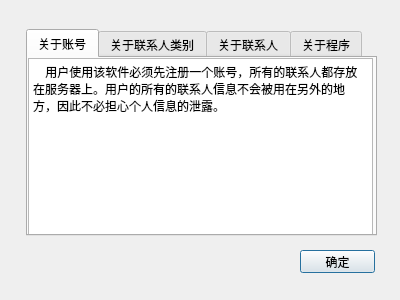
<?xml version="1.0" encoding="UTF-8"?>
<ui version="4.0">
 <class>AboutDialog</class>
 <widget class="QDialog" name="AboutDialog">
  <property name="geometry">
   <rect>
    <x>0</x>
    <y>0</y>
    <width>400</width>
    <height>300</height>
   </rect>
  </property>
  <property name="sizePolicy">
   <sizepolicy hsizetype="Fixed" vsizetype="Fixed">
    <horstretch>0</horstretch>
    <verstretch>0</verstretch>
   </sizepolicy>
  </property>
  <property name="minimumSize">
   <size>
    <width>400</width>
    <height>300</height>
   </size>
  </property>
  <property name="maximumSize">
   <size>
    <width>400</width>
    <height>300</height>
   </size>
  </property>
  <property name="windowTitle">
   <string>关于</string>
  </property>
  <property name="windowIcon">
   <iconset resource="resource.qrc">
    <normaloff>:/Img/Img/blenderIcon.png</normaloff>:/Img/Img/blenderIcon.png</iconset>
  </property>
  <widget class="QPushButton" name="buttonOk">
   <property name="geometry">
    <rect>
     <x>300</x>
     <y>250</y>
     <width>75</width>
     <height>23</height>
    </rect>
   </property>
   <property name="text">
    <string>确定</string>
   </property>
   <property name="shortcut">
    <string>Return</string>
   </property>
  </widget>
  <widget class="QTabWidget" name="instruction">
   <property name="geometry">
    <rect>
     <x>26</x>
     <y>29</y>
     <width>351</width>
     <height>207</height>
    </rect>
   </property>
   <property name="font">
    <font>
     <family>微软雅黑</family>
    </font>
   </property>
   <property name="currentIndex">
    <number>0</number>
   </property>
   <widget class="QWidget" name="AboutUser">
    <property name="layoutDirection">
     <enum>Qt::LeftToRight</enum>
    </property>
    <attribute name="title">
     <string>关于账号</string>
    </attribute>
    <widget class="QTextBrowser" name="textBrowser">
     <property name="geometry">
      <rect>
       <x>0</x>
       <y>0</y>
       <width>345</width>
       <height>181</height>
      </rect>
     </property>
     <property name="html">
      <string>&lt;!DOCTYPE HTML PUBLIC &quot;-//W3C//DTD HTML 4.0//EN&quot; &quot;http://www.w3.org/TR/REC-html40/strict.dtd&quot;&gt;
&lt;html&gt;&lt;head&gt;&lt;meta name=&quot;qrichtext&quot; content=&quot;1&quot; /&gt;&lt;style type=&quot;text/css&quot;&gt;
p, li { white-space: pre-wrap; }
&lt;/style&gt;&lt;/head&gt;&lt;body style=&quot; font-family:'微软雅黑'; font-size:9pt; font-weight:400; font-style:normal;&quot;&gt;
&lt;p style=&quot; margin-top:0px; margin-bottom:0px; margin-left:0px; margin-right:0px; -qt-block-indent:0; text-indent:0px;&quot;&gt;&lt;span style=&quot; font-family:'SimSun';&quot;&gt;    用户使用该软件必须先注册一个账号，所有的联系人都存放在服务器上。用户的所有的联系人信息不会被用在另外的地方，因此不必担心个人信息的泄露。&lt;/span&gt;&lt;/p&gt;&lt;/body&gt;&lt;/html&gt;</string>
     </property>
    </widget>
   </widget>
   <widget class="QWidget" name="AboutAddressType">
    <attribute name="title">
     <string>关于联系人类别</string>
    </attribute>
    <widget class="QTextBrowser" name="textBrowser_2">
     <property name="geometry">
      <rect>
       <x>0</x>
       <y>0</y>
       <width>345</width>
       <height>181</height>
      </rect>
     </property>
     <property name="html">
      <string>&lt;!DOCTYPE HTML PUBLIC &quot;-//W3C//DTD HTML 4.0//EN&quot; &quot;http://www.w3.org/TR/REC-html40/strict.dtd&quot;&gt;
&lt;html&gt;&lt;head&gt;&lt;meta name=&quot;qrichtext&quot; content=&quot;1&quot; /&gt;&lt;style type=&quot;text/css&quot;&gt;
p, li { white-space: pre-wrap; }
&lt;/style&gt;&lt;/head&gt;&lt;body style=&quot; font-family:'微软雅黑'; font-size:9pt; font-weight:400; font-style:normal;&quot;&gt;
&lt;p style=&quot; margin-top:0px; margin-bottom:0px; margin-left:0px; margin-right:0px; -qt-block-indent:0; text-indent:0px;&quot;&gt;&lt;span style=&quot; font-family:'SimSun';&quot;&gt;    每一个用户都有一个默认分组，默认分组不能被删除。用户可以为分组添加备注，也可以修改分组的信息。&lt;/span&gt;&lt;/p&gt;&lt;/body&gt;&lt;/html&gt;</string>
     </property>
    </widget>
   </widget>
   <widget class="QWidget" name="AboutItem">
    <attribute name="title">
     <string>关于联系人</string>
    </attribute>
    <widget class="QTextBrowser" name="textBrowser_5">
     <property name="geometry">
      <rect>
       <x>0</x>
       <y>0</y>
       <width>345</width>
       <height>181</height>
      </rect>
     </property>
     <property name="html">
      <string>&lt;!DOCTYPE HTML PUBLIC &quot;-//W3C//DTD HTML 4.0//EN&quot; &quot;http://www.w3.org/TR/REC-html40/strict.dtd&quot;&gt;
&lt;html&gt;&lt;head&gt;&lt;meta name=&quot;qrichtext&quot; content=&quot;1&quot; /&gt;&lt;style type=&quot;text/css&quot;&gt;
p, li { white-space: pre-wrap; }
&lt;/style&gt;&lt;/head&gt;&lt;body style=&quot; font-family:'微软雅黑'; font-size:9pt; font-weight:400; font-style:normal;&quot;&gt;
&lt;p style=&quot; margin-top:0px; margin-bottom:0px; margin-left:0px; margin-right:0px; -qt-block-indent:0; text-indent:0px;&quot;&gt;&lt;span style=&quot; font-family:'SimSun';&quot;&gt;    联系人的信息包括编号、姓名、分组（类型）、性别、电话、邮箱以及头像等信息，其中编号由系统自动生成，联系人的姓名不能为空，其他的信息可以为空。&lt;/span&gt;&lt;/p&gt;&lt;/body&gt;&lt;/html&gt;</string>
     </property>
    </widget>
   </widget>
   <widget class="QWidget" name="tab">
    <attribute name="title">
     <string>关于程序</string>
    </attribute>
    <widget class="QTextBrowser" name="textBrowser_6">
     <property name="geometry">
      <rect>
       <x>0</x>
       <y>0</y>
       <width>345</width>
       <height>181</height>
      </rect>
     </property>
     <property name="html">
      <string>&lt;!DOCTYPE HTML PUBLIC &quot;-//W3C//DTD HTML 4.0//EN&quot; &quot;http://www.w3.org/TR/REC-html40/strict.dtd&quot;&gt;
&lt;html&gt;&lt;head&gt;&lt;meta name=&quot;qrichtext&quot; content=&quot;1&quot; /&gt;&lt;style type=&quot;text/css&quot;&gt;
p, li { white-space: pre-wrap; }
&lt;/style&gt;&lt;/head&gt;&lt;body style=&quot; font-family:'微软雅黑'; font-size:9pt; font-weight:400; font-style:normal;&quot;&gt;
&lt;p style=&quot; margin-top:0px; margin-bottom:0px; margin-left:0px; margin-right:0px; -qt-block-indent:0; text-indent:0px;&quot;&gt;&lt;span style=&quot; font-family:'SimSun';&quot;&gt;    本程序是数据库的课设作品，由灵虚、CrazyMan以及Flower开发。&lt;/span&gt;&lt;/p&gt;&lt;/body&gt;&lt;/html&gt;</string>
     </property>
    </widget>
   </widget>
  </widget>
 </widget>
 <resources>
  <include location="resource.qrc"/>
 </resources>
 <connections/>
</ui>
